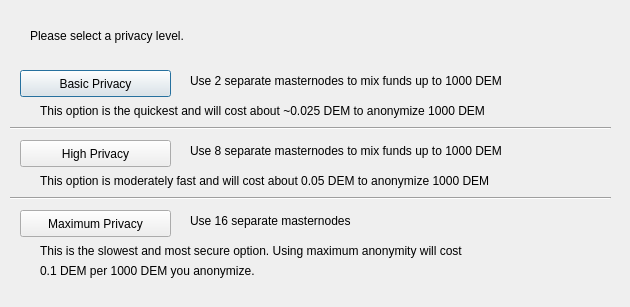
<?xml version="1.0" encoding="UTF-8"?>
<ui version="4.0">
 <class>DarksendConfig</class>
 <widget class="QDialog" name="DarksendConfig">
  <property name="geometry">
   <rect>
    <x>0</x>
    <y>0</y>
    <width>630</width>
    <height>307</height>
   </rect>
  </property>
  <property name="windowTitle">
   <string>Configure PrivateSend</string>
  </property>
  <widget class="QPushButton" name="buttonBasic">
   <property name="geometry">
    <rect>
     <x>20</x>
     <y>70</y>
     <width>151</width>
     <height>27</height>
    </rect>
   </property>
   <property name="text">
    <string>Basic Privacy</string>
   </property>
  </widget>
  <widget class="QPushButton" name="buttonHigh">
   <property name="geometry">
    <rect>
     <x>20</x>
     <y>140</y>
     <width>151</width>
     <height>27</height>
    </rect>
   </property>
   <property name="text">
    <string>High Privacy</string>
   </property>
  </widget>
  <widget class="QPushButton" name="buttonMax">
   <property name="geometry">
    <rect>
     <x>20</x>
     <y>210</y>
     <width>151</width>
     <height>27</height>
    </rect>
   </property>
   <property name="text">
    <string>Maximum Privacy</string>
   </property>
  </widget>
  <widget class="QLabel" name="label">
   <property name="geometry">
    <rect>
     <x>30</x>
     <y>20</y>
     <width>571</width>
     <height>31</height>
    </rect>
   </property>
   <property name="text">
    <string>Please select a privacy level.</string>
   </property>
  </widget>
  <widget class="QLabel" name="label_2">
   <property name="geometry">
    <rect>
     <x>190</x>
     <y>70</y>
     <width>421</width>
     <height>21</height>
    </rect>
   </property>
   <property name="text">
    <string>Use 2 separate masternodes to mix funds up to 1000 DEM</string>
   </property>
  </widget>
  <widget class="QLabel" name="label_3">
   <property name="geometry">
    <rect>
     <x>190</x>
     <y>140</y>
     <width>411</width>
     <height>21</height>
    </rect>
   </property>
   <property name="text">
    <string>Use 8 separate masternodes to mix funds up to 1000 DEM</string>
   </property>
  </widget>
  <widget class="QLabel" name="label_4">
   <property name="geometry">
    <rect>
     <x>190</x>
     <y>210</y>
     <width>421</width>
     <height>21</height>
    </rect>
   </property>
   <property name="text">
    <string>Use 16 separate masternodes</string>
   </property>
  </widget>
  <widget class="QLabel" name="label_6">
   <property name="geometry">
    <rect>
     <x>40</x>
     <y>100</y>
     <width>561</width>
     <height>21</height>
    </rect>
   </property>
   <property name="text">
    <string>This option is the quickest and will cost about ~0.025 DEM to anonymize 1000 DEM</string>
   </property>
  </widget>
  <widget class="QLabel" name="label_7">
   <property name="geometry">
    <rect>
     <x>40</x>
     <y>170</y>
     <width>561</width>
     <height>21</height>
    </rect>
   </property>
   <property name="text">
    <string>This option is moderately fast and will cost about 0.05 DEM to anonymize 1000 DEM</string>
   </property>
  </widget>
  <widget class="QLabel" name="label_8">
   <property name="geometry">
    <rect>
     <x>40</x>
     <y>240</y>
     <width>561</width>
     <height>21</height>
    </rect>
   </property>
   <property name="text">
    <string>This is the slowest and most secure option. Using maximum anonymity will cost</string>
   </property>
  </widget>
  <widget class="QLabel" name="label_9">
   <property name="geometry">
    <rect>
     <x>40</x>
     <y>260</y>
     <width>561</width>
     <height>21</height>
    </rect>
   </property>
   <property name="text">
    <string>0.1 DEM per 1000 DEM you anonymize.</string>
   </property>
  </widget>
  <widget class="Line" name="line">
   <property name="geometry">
    <rect>
     <x>10</x>
     <y>120</y>
     <width>601</width>
     <height>16</height>
    </rect>
   </property>
   <property name="orientation">
    <enum>Qt::Horizontal</enum>
   </property>
  </widget>
  <widget class="Line" name="line_2">
   <property name="geometry">
    <rect>
     <x>10</x>
     <y>190</y>
     <width>601</width>
     <height>16</height>
    </rect>
   </property>
   <property name="orientation">
    <enum>Qt::Horizontal</enum>
   </property>
  </widget>
 </widget>
 <resources/>
 <connections/>
</ui>
